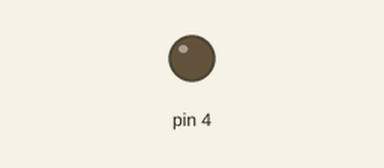
Bench run of a sketch on a simulated Arduino Uno, built with avr-gcc and run on an emulated ATmega328P. Shown: output pins drawn as LEDs (lit = HIGH).

Above: at 1.0 s.
At 13.7 s:
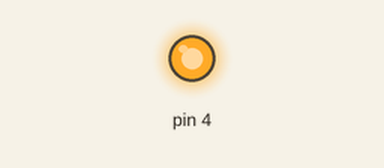
Timing chart, 0 to 14.6 s (numbered marks = the images above):
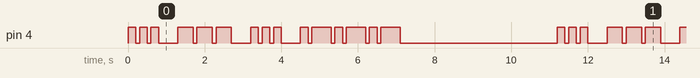

The sketch:

SOS_morse_code.ino
```cpp
void setup() {
  // put your setup code here, to run once:
  pinMode(4, OUTPUT);
}

void loop() {
  // put your main code here, to run repeatedly:
  int i = 0;
  while(i<3){
    digitalWrite(4, HIGH);
    delay(200);
    digitalWrite(4, LOW);
    delay(100);
    i++;
  }

  digitalWrite(4, LOW);
  delay(400);

  i = 0;
  while(i<3){
    digitalWrite(4, HIGH);
    delay(400);
    digitalWrite(4, LOW);
    delay(100);
    i++;
  }

  digitalWrite(4, LOW);
  delay(400);

  i = 0;
  while(i<3){
    digitalWrite(4, HIGH);
    delay(200);
    digitalWrite(4, LOW);
    delay(100);
    i++;
  }

  digitalWrite(4, LOW);
  delay(400);

  i = 0;
  while(i<3){
    digitalWrite(4,HIGH);
    delay(200);
    digitalWrite(4, LOW);
    delay(100);
    digitalWrite(4, HIGH);
    delay(500);
    digitalWrite(4, LOW);
    delay(100);
    i++;
  }

  digitalWrite(4, LOW);
  delay(4000);
}
```

Measured:
- by itself, pin 4: moves between LOW and HIGH, repeating every 11.2 s
- by itself, everything shown: repeats every 11.2 s, in 30 steps
